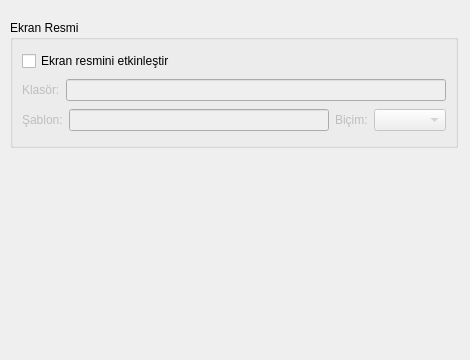
<?xml version="1.0" encoding="UTF-8"?>
<ui version="4.0">
 <class>PrefScreenShot</class>
 <widget class="QWidget" name="PrefScreenShot">
  <property name="geometry">
   <rect>
    <x>0</x>
    <y>0</y>
    <width>470</width>
    <height>360</height>
   </rect>
  </property>
  <property name="windowTitle">
   <string/>
  </property>
  <widget class="QGroupBox" name="groupBox">
   <property name="geometry">
    <rect>
     <x>10</x>
     <y>20</y>
     <width>448</width>
     <height>128</height>
    </rect>
   </property>
   <property name="title">
    <string>Ekran Resmi</string>
   </property>
   <layout class="QVBoxLayout" name="verticalLayout_3">
    <item>
     <widget class="QCheckBox" name="use_screenshots_check">
      <property name="text">
       <string>Ekran resmini etkinleştir</string>
      </property>
     </widget>
    </item>
    <item>
     <layout class="QHBoxLayout" name="horizontalLayout_4">
      <item>
       <widget class="QLabel" name="screenshots_dir_label">
        <property name="enabled">
         <bool>false</bool>
        </property>
        <property name="text">
         <string>Klasör:</string>
        </property>
        <property name="wordWrap">
         <bool>false</bool>
        </property>
        <property name="buddy">
         <cstring>screenshot_edit</cstring>
        </property>
       </widget>
      </item>
      <item>
       <widget class="FileChooser" name="screenshot_edit">
        <property name="enabled">
         <bool>false</bool>
        </property>
       </widget>
      </item>
     </layout>
    </item>
    <item>
     <layout class="QHBoxLayout" name="horizontalLayout_3">
      <item>
       <widget class="QLabel" name="screenshot_template_label">
        <property name="enabled">
         <bool>false</bool>
        </property>
        <property name="text">
         <string>Şablon:</string>
        </property>
        <property name="buddy">
         <cstring>screenshot_template_edit</cstring>
        </property>
       </widget>
      </item>
      <item>
       <widget class="QLineEdit" name="screenshot_template_edit">
        <property name="enabled">
         <bool>false</bool>
        </property>
       </widget>
      </item>
      <item>
       <widget class="QLabel" name="screenshot_format_label">
        <property name="enabled">
         <bool>false</bool>
        </property>
        <property name="text">
         <string>Biçim:</string>
        </property>
        <property name="buddy">
         <cstring>screenshot_format_combo</cstring>
        </property>
       </widget>
      </item>
      <item>
       <widget class="QComboBox" name="screenshot_format_combo">
        <property name="enabled">
         <bool>false</bool>
        </property>
       </widget>
      </item>
     </layout>
    </item>
   </layout>
  </widget>
 </widget>
 <customwidgets>
  <customwidget>
   <class>FileChooser</class>
   <extends>QLineEdit</extends>
   <header>../smplayer/filechooser.h</header>
  </customwidget>
 </customwidgets>
 <resources/>
 <connections/>
</ui>
